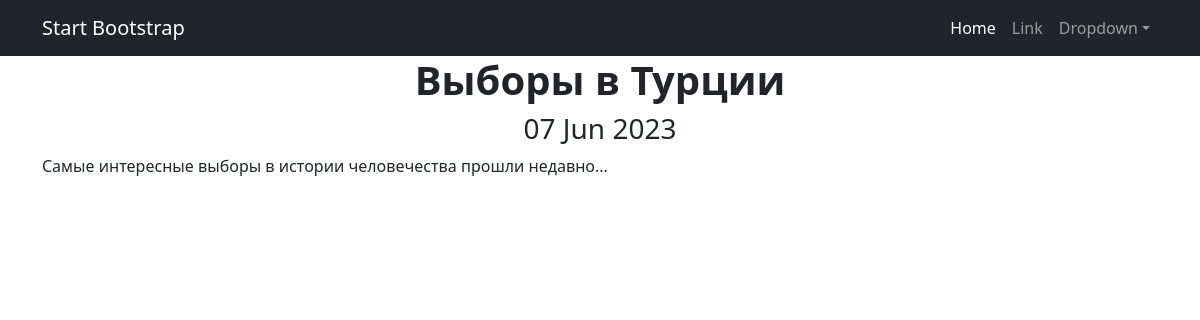
/content/18, run on the app's committed database.
### Composition/models.py (models this page shows, shortened)
class Post(models.Model):
    NEWS = 'NW'
    ARTICLE = 'AR'
    author = models.ForeignKey(Author, on_delete=models.CASCADE)
    postType = models.CharField(max_length=2, choices=POST_TYPES, default=NEWS)
    addTime = models.DateTimeField(auto_now_add=True)
    postCategory = models.ManyToManyField("Category", through='PostCategory')
    title = models.CharField(max_length=128)
    content = models.TextField()
    postRating = models.SmallIntegerField(default=0)

### Composition/views.py (the view)
# urls.py: path('<int:pk>', NewsDetail.as_view(), name='news_detail'),
class NewsDetail(DetailView):
    model = Post
    template_name = 'news.html'
    context_object_name = 'news'

### Composition/templatetags/custom_filters.py (called while the page is built)
@register.filter()
def censor(content):
    text = content.split()
    for i, word in enumerate(text):
        if word in bad_words:
            text[i] = word[0] + '***'
    return ' '.join(text)

### templates/news.html (shortened to what this page needs)
{% extends 'flatpages/default.html' %}
{% load custom_filters %}
{% block content %}
<h1><b>{{news.title|censor}}</b></h1>
<h3>{{news.addTime|date:'d M Y'}}</h3>
<p align="left">{{news.content|censor}}</p>
{% endblock content %}

### data on the page
Post: title|censor "Выборы в Турции", addTime "07 Jun 2023", content|censor "Самые интересные выборы в истории человечества прошли недавно..."
